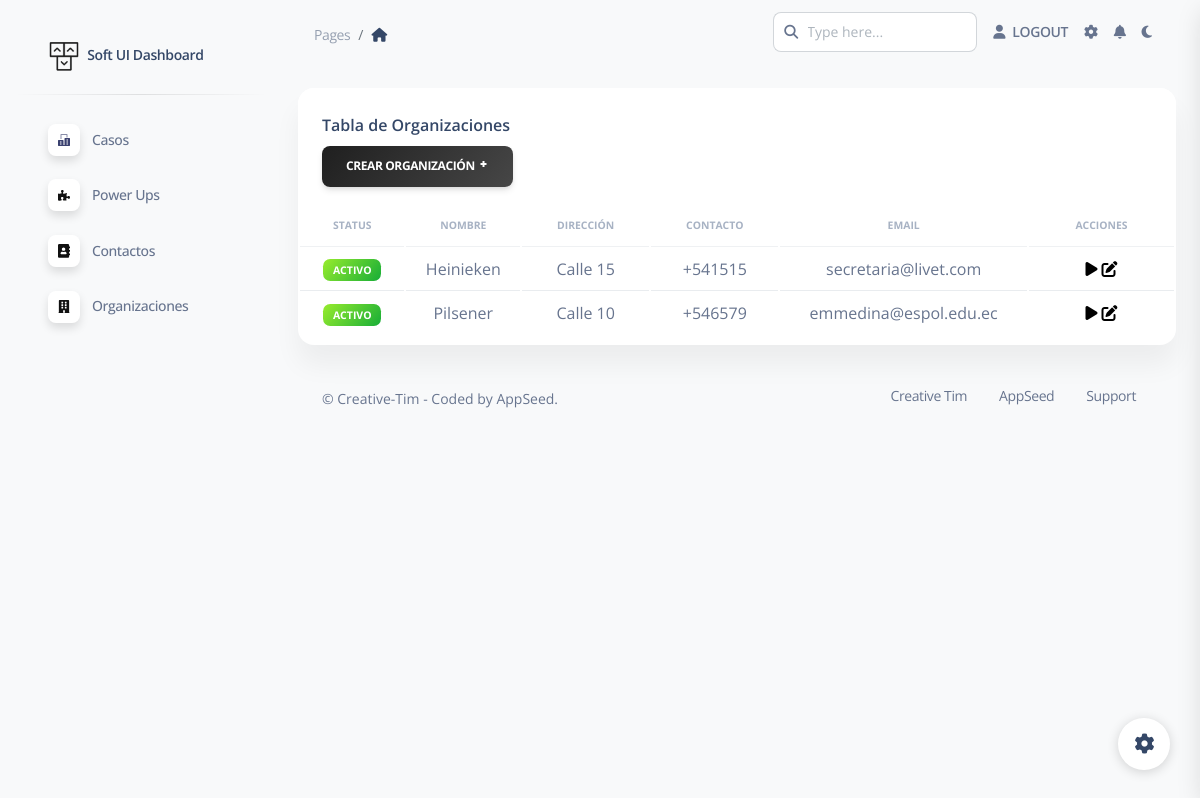
Screenshot of /home/tableOrganizaciones/ (signed in) with the database file from the repository.
### mainApp/models.py (models this page shows, shortened)
class Organizacion(models.Model):
    ACTIVO = 'ACT'
    INACTIVO = 'INACT'
    ESTADO_ORGANIZACION = [
        (ACTIVO, 'ACTIVO'),
        (INACTIVO, 'INACTIVO'),
    ]
    organizacionUser = models.ForeignKey(User, on_delete=models.CASCADE)  # new
    status = models.CharField(max_length=5, choices=ESTADO_ORGANIZACION, default=ACTIVO,)
    nombre = models.CharField(max_length = 254)
    direccion = models.CharField(max_length = 254)
    contacto_organizacion = models.CharField(max_length = 254) # PROPIO CONTACTO
    email = models.EmailField(max_length = 254)

### users/views.py (the view)
# urls.py: path('tableOrganizaciones/', views.tableOrganizacion, name="tableOrganizacion"),
@login_required
def tableOrganizacion(request):
    username = request.user.username
    organizacionQS = Organizacion.objects.filter(organizacionUser__username = username)
    form = OrganizacionForm()
    context = {"organizaciones":organizacionQS,"form":form}
    return render(request,"users/tableOrganizaciones.html",context)

### mainApp/forms.py
class OrganizacionForm(ModelForm):
    class Meta:
        model = Organizacion
        exclude = ('organizacionUser','status',)
        widgets = {
                'nombre': forms.TextInput(attrs={'class': 'form-control','placeholder':'Nombre de la organización'}),
                'direccion': forms.TextInput(attrs={'class': 'form-control','placeholder':'Dirección'}),
                'contacto_organizacion': forms.TextInput(attrs={'class': 'form-control','placeholder':'Contacto'}),
                'email': forms.TextInput(attrs={'class': 'form-control','placeholder':'Correo'}),
         }

### users/templates/users/tableOrganizaciones.html (shortened to what this page needs)
{% extends 'layouts/base.html' %} {% block title %} Tables {% endblock title %}
 {% block content %}
{% load static %}
<div class="container-fluid py-4">
  <div class="row">
    <div class="col-12">
      <div class="card mb-4">
        <div class="card-header pb-0">
          <h6>Tabla de Organizaciones</h6>
          <button
            type="button"
            class="btn bg-gradient-primary"
            data-bs-toggle="modal"
            data-bs-target="#exampleModal"
          >
            Crear Organización <i class="ni ni-fat-add"></i>
          </button>
        </div>
        <div class="card-body px-0 pt-0 pb-2">
          <div class="table-responsive p-0">
            <table class="table align-items-center mb-0">
              <thead>
                <tr>
                  <th
                    class="text-uppercase text-secondary text-xxs font-weight-bolder opacity-7 align-middle text-center"
                  >
                    Status
                  </th>
                  <th
                    class="text-uppercase text-secondary text-xxs font-weight-bolder opacity-7 align-middle text-center"
                  >
                    Nombre
                  </th>
                  <th
                    class="text-uppercase text-secondary text-xxs font-weight-bolder opacity-7 align-middle text-center"
                  >
                    Dirección
                  </th>
                  <th
                    class="text-uppercase text-secondary text-xxs font-weight-bolder opacity-7 align-middle text-center"
                  >
                    Contacto
                  </th>
                  <th
                    class="text-uppercase text-secondary text-xxs font-weight-bolder opacity-7 align-middle text-center"
                  >
                    Email
                  </th>
                  <th
                    class="text-uppercase text-secondary text-xxs font-weight-bolder opacity-7 align-middle text-center"
                  >
                    Acciones
                  </th>
                </tr>
              </thead>
              <tbody>
                {% for organizacion in organizaciones %}
                <tr>
                  {% if organizacion.status == 'ACT' %}
                  <td class="align-middle text-center text-sm">
                    <span class="badge badge-sm bg-gradient-success">
                      {{organizacion.get_status_display}}</span
                    >
                    {% else %}
                  </td>
                  <td class="align-middle text-center text-sm">
                    <span class="badge badge-sm bg-gradient-danger">
                      {{caso.get_status_display}}</span
                    >
                    {% endif %}
                  </td>
                  <td class="align-middle text-center">
                    <h7>{{organizacion.nombre}} </h7>
                  </td>
                  <td class="align-middle text-center">
                    <h7> {{organizacion.direccion}} </h7>
                  </td>
                  <td class="align-middle text-center">
                    <h7> {{organizacion.contacto_organizacion}} </h7>
                  </td>
                  <td class="align-middle text-center">
                    {{organizacion.email}}
                  </td>
                  <td class="align-middle text-center">
                    <div class="container d-flex justify-content-center">
                      <div class="row ">
                         <div class="col">
                          <span style="font-size: 1em; color: black;">
                            <i class="fas fa-play"></i></span>
                       <span style="font-size: 1em; color: black;">
                        <i class="fas fa-edit"></i></span>
                         </div>
                      </div>
                    </div>
                  </td>
                </tr>
                {% endfor %}
              </tbody>
            </table>
          </div>
        </div>
      </div>
    </div>
  </div>
  {% include "includes/footer.html" %}
</div>
{% endblock content %}

### static/styles/dark-theme-core.css (style rules this page uses)
body { transition: background-color 200ms ease-in; }

### users/templates/users/tableOrganizaciones.html (style rules this page uses)
.bg-gradient-primary { background-image: linear-gradient(310deg, #535353 0%, #1b1b1b 100%); }

### rows the page displays
Organizacion: status "ACTIVO", nombre "Heinieken", direccion "Calle 15", contacto_organizacion "+541515", email "secretaria@livet.com"
Organizacion: status "ACTIVO", nombre "Pilsener", direccion "Calle 10", contacto_organizacion "+546579", email "emmedina@espol.edu.ec"
